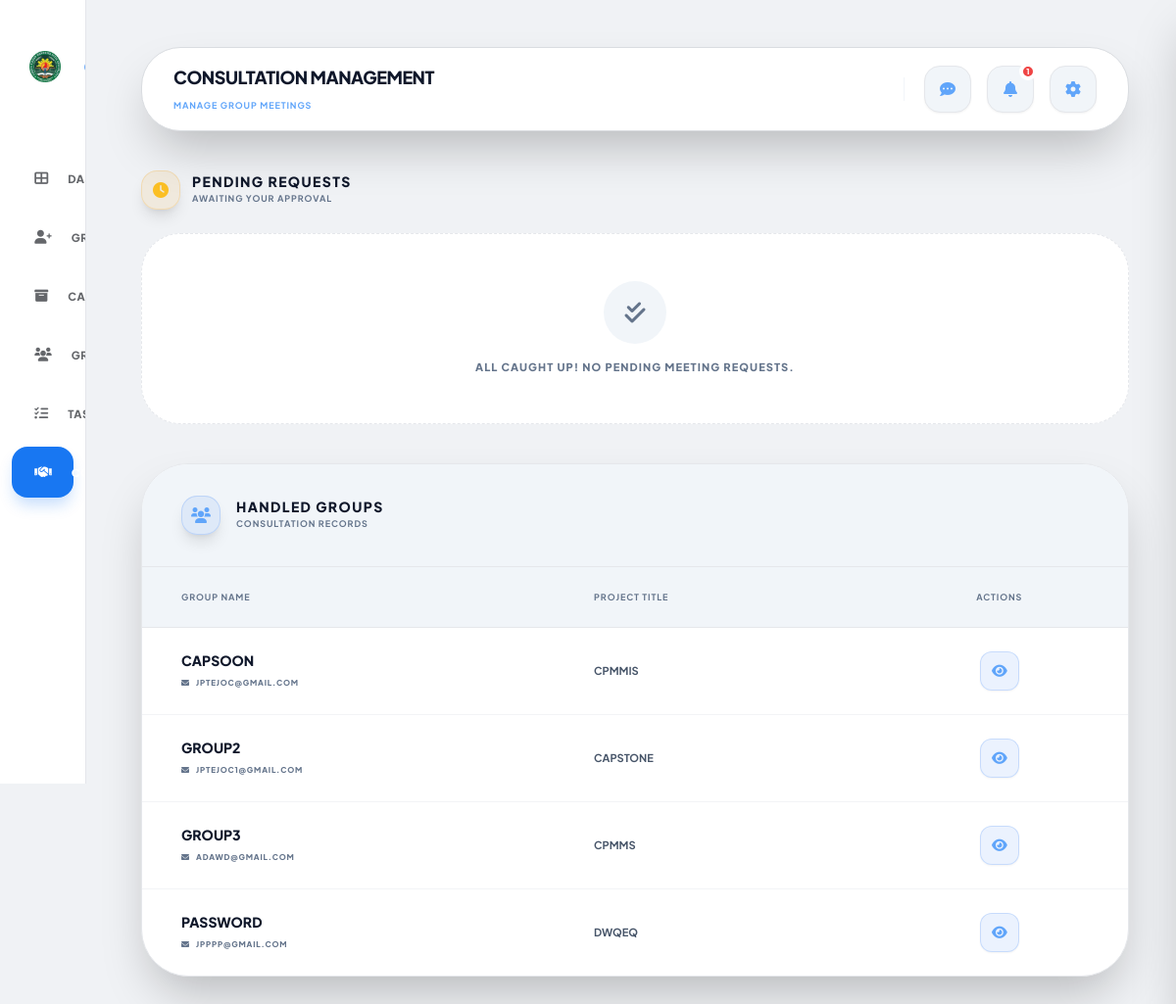
The app's page /adviser/meetings.php (signed in) with its own data.
### tables this page shows
CREATE TABLE `group` (
  `id` int NOT NULL,
  `username` varchar(50) NOT NULL,
  `full_name` varchar(255) DEFAULT NULL,
  `leader_email` varchar(255) NOT NULL,
  `password` varchar(255) NOT NULL,
  `project_title` varchar(255) DEFAULT 'Untitled Project',
  `email` varchar(100) DEFAULT NULL,
  `last_activity` timestamp NULL DEFAULT NULL,
  `adviser_id` int DEFAULT NULL,
  `role` varchar(10) DEFAULT 'student',
  `created_at` timestamp NOT NULL DEFAULT CURRENT_TIMESTAMP,
  `status` varchar(20) DEFAULT 'pending',
  `banned_until` datetime DEFAULT NULL,
  `session_version` int DEFAULT NULL
);

### adviser/meetings.php (the view, shortened to what the rows shown need)
<?php
include('../backend/db_config.php');
$adviser_id = (int)$_SESSION['user_id'];
$stmt = $conn->prepare("SELECT id, username, leader_email, project_title FROM `group` WHERE adviser_id = ? AND status IN ('approved', 'active', 'accepted') LIMIT 500");
$stmt->bind_param("i", $adviser_id);
$stmt->execute();
$handled_groups_q = $stmt->get_result();
?>
<!DOCTYPE html>
<html lang="en" style="background-color: #F0F2F5; color-scheme: light;">
<head>
    <script src="https://cdn.tailwindcss.com"></script>
    <link href="https://cdnjs.cloudflare.com/ajax/libs/font-awesome/6.0.0/css/all.min.css" rel="stylesheet">
    <link rel="stylesheet" href="../assets/css/responsive.css">
</head>
<body class="min-h-screen flex" style="background-color: #F0F2F5; color-scheme: light;">
    <main class="flex-1 ml-0 md:ml-24 p-6 sm:p-8 lg:p-12 space-y-6 sm:space-y-10 relative z-10">
        <section class="premium-card rounded-[3rem] shadow-2xl border border-gray-200 overflow-hidden">
            <div class="overflow-x-auto">
                <table class="w-full text-left border-collapse">
                    <thead class="bg-slate-100 text-[9px] font-black uppercase tracking-widest text-slate-500 border-b border-gray-200">
                        <tr>
                            <th class="px-4 sm:px-10 py-4 sm:py-6">Group Name</th>
                            <th class="px-4 sm:px-10 py-4 sm:py-6">Project Title</th>
                            <th class="px-4 sm:px-10 py-4 sm:py-6 text-center">Actions</th>
                        </tr>
                    </thead>
                    <tbody class="divide-y divide-gray-100 text-[11px] font-bold text-slate-600">
                        <?php if(mysqli_num_rows($handled_groups_q) > 0): while($g = mysqli_fetch_assoc($handled_groups_q)): ?>
                            <tr class="hover:bg-slate-100 transition-all duration-300">
                                <td class="px-4 sm:px-10 py-4 sm:py-6">
                                    <p class="font-extrabold text-slate-900 uppercase text-sm leading-tight mb-1"><?php echo htmlspecialchars($g['username']); ?></p>
                                    <span class="text-[8px] font-black text-slate-500 uppercase tracking-widest"><i class="fas fa-envelope mr-1"></i> <?php echo htmlspecialchars($g['leader_email']); ?></span>
                                </td>
                                <td class="px-4 sm:px-10 py-4 sm:py-6">
                                    <p class="font-bold text-slate-600 uppercase leading-relaxed max-w-sm line-clamp-2"><?php echo htmlspecialchars($g['project_title']); ?></p>
                                </td>
                                <td class="px-4 sm:px-10 py-4 sm:py-6 text-center">
                                    <button onclick="openHistoryModal(<?php echo $g['id']; ?>)" class="w-10 h-10 mx-auto bg-blue-500/10 border border-blue-500/20 text-blue-400 rounded-xl hover:bg-blue-500 hover:text-white flex items-center justify-center text-sm transition shadow-sm" data-tip="View History">
                                        <i class="fas fa-eye"></i>
                                    </button>
                                </td>
                            </tr>
                        <?php endwhile; endif; ?>
                    </tbody>
                </table>
            </div>
        </section>
    </main>
</body>
</html>

### records on screen
group: username "CAPSOON", leader_email "JPTEJOC@GMAIL.COM", project_title "CPMMIS"
group: username "GROUP2", leader_email "JPTEJOC1@GMAIL.COM", project_title "CAPSTONE"
group: username "GROUP3", leader_email "ADAWD@GMAIL.COM", project_title "CPMMS"
group: username "PASSWORD", leader_email "JPPPP@GMAIL.COM", project_title "DWQEQ"

### other values on screen
$unread_count "1"
